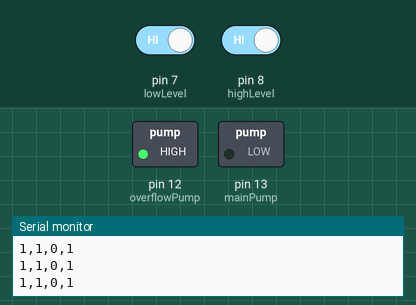
This sketch was run on a simulated Arduino Uno, built with avr-gcc and run on an emulated ATmega328P. Shown: switched loads named in the sketch (green lamp = pin HIGH), the last lines printed to the serial monitor. Inputs (shaded band) come from the test bench; at power-on: pin 7 (lowLevel) HIGH, pin 8 (highLevel) HIGH.

Above: at 1.2 s.
1.3 s: pin 7 (lowLevel) driven LOW
At 1.7 s:
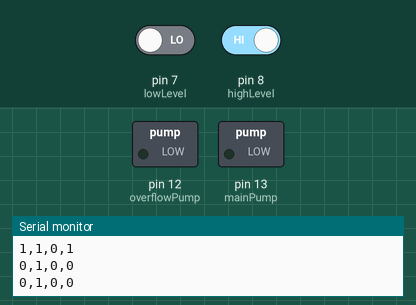
2.9 s: pin 8 (highLevel) driven LOW
At 4.2 s:
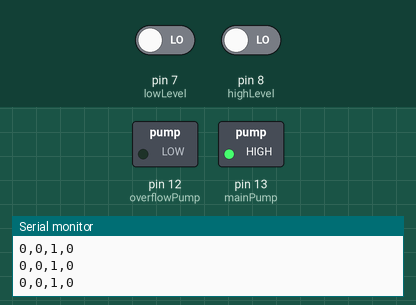
4.5 s: pin 7 (lowLevel) driven HIGH
At 5.5 s:
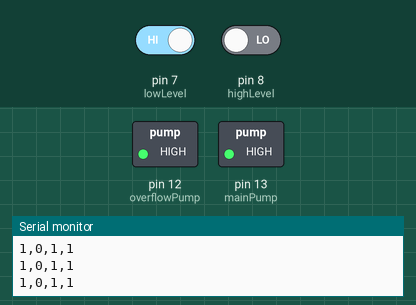
6.1 s: pin 8 (highLevel) driven HIGH
At 6.8 s:
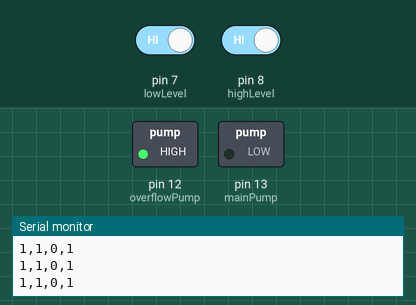
Timing chart, 0 to 8.7 s (numbered marks = the images above; inputs shaded):
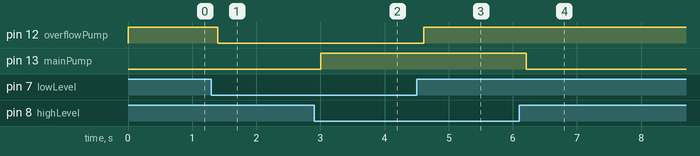

Measured:
- after the input at 1.3 s, pin 12 (overflowPump): HIGH → LOW after 0.10 s
- after the input at 2.9 s, pin 13 (mainPump): LOW → HIGH after 0.11 s
- after the input at 4.5 s, pin 12 (overflowPump): LOW → HIGH after 0.11 s
- after the input at 6.1 s, pin 13 (mainPump): HIGH → LOW after 0.11 s

The sketch:

pump.ino
```cpp
// Identifying all Pins on the Arduino
const int mainPump     = 13;
const int overflowPump = 12;
const int lowLevel     = 7;
const int highLevel    = 8;

int lowState  = 0;
int highState = 0;

void setup() {
  Serial.begin(9600);

  pinMode(mainPump, OUTPUT);
  pinMode(overflowPump, OUTPUT);

  // IMPORTANT FIX — enable internal pull-ups
  pinMode(lowLevel, INPUT_PULLUP);
  pinMode(highLevel, INPUT_PULLUP);
}

void loop() {
  // Read switches (LOW = triggered, HIGH = not activated)
  lowState  = digitalRead(lowLevel);
  highState = digitalRead(highLevel);

  // Pump logic
  if (lowState == HIGH && highState == LOW) {
    digitalWrite(mainPump, HIGH);
    digitalWrite(overflowPump, HIGH);
  }
  else if (lowState == HIGH && highState == HIGH) {
    digitalWrite(mainPump, LOW);
    digitalWrite(overflowPump, HIGH);
  }
  else if (lowState == LOW && highState == LOW) {
    digitalWrite(mainPump, HIGH);
    digitalWrite(overflowPump, LOW);
  }
  else {
    digitalWrite(mainPump, LOW);
      digitalWrite(overflowPump, LOW);
  }

  // Read pump output states
  int mainPumpState     = digitalRead(mainPump);
  int overflowPumpState = digitalRead(overflowPump);

  // CSV output
  Serial.print(lowState);
  Serial.print(",");
  Serial.print(highState);
  Serial.print(",");
  Serial.print(mainPumpState);
  Serial.print(",");
  Serial.println(overflowPumpState);

  delay(200);
}
```
